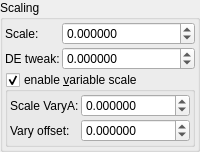
    <widget class="QGroupBox" name="groupBox_9">
     <property name="toolTip">
      <string/>
     </property>
     <property name="title">
      <string>Scaling</string>
     </property>
     <layout class="QVBoxLayout" name="verticalLayout_13" stretch="0,0">
      <property name="spacing">
       <number>2</number>
      </property>
      <property name="leftMargin">
       <number>2</number>
      </property>
      <property name="topMargin">
       <number>2</number>
      </property>
      <property name="rightMargin">
       <number>2</number>
      </property>
      <property name="bottomMargin">
       <number>2</number>
      </property>
      <item>
       <layout class="QGridLayout" name="gridLayout_32" columnstretch="0,1">
        <property name="spacing">
         <number>2</number>
        </property>
        <item row="2" column="0">
         <widget class="QLabel" name="label_152">
          <property name="text">
           <string>DE tweak:</string>
          </property>
         </widget>
        </item>
        <item row="1" column="1">
         <widget class="MyDoubleSpinBox" name="spinbox_transf_scale_1">
          <property name="sizePolicy">
           <sizepolicy hsizetype="Minimum" vsizetype="Maximum">
            <horstretch>0</horstretch>
            <verstretch>0</verstretch>
           </sizepolicy>
          </property>
          <property name="toolTip">
           <string>&lt;html&gt;&lt;head/&gt;&lt;body&gt;&lt;p&gt;Scale above 1.0 renders faster&lt;/p&gt;&lt;/body&gt;&lt;/html&gt;</string>
          </property>
          <property name="prefix">
           <string/>
          </property>
          <property name="suffix">
           <string/>
          </property>
          <property name="decimals">
           <number>6</number>
          </property>
          <property name="minimum">
           <double>-99.989999999999995</double>
          </property>
          <property name="maximum">
           <double>99.989999999999995</double>
          </property>
          <property name="singleStep">
           <double>0.100000000000000</double>
          </property>
         </widget>
        </item>
        <item row="1" column="0">
         <widget class="QLabel" name="label_8">
          <property name="text">
           <string>Scale:</string>
          </property>
         </widget>
        </item>
        <item row="2" column="1">
         <widget class="MyDoubleSpinBox" name="spinbox_analyticDE_offset_1">
          <property name="sizePolicy">
           <sizepolicy hsizetype="Minimum" vsizetype="Maximum">
            <horstretch>0</horstretch>
            <verstretch>0</verstretch>
           </sizepolicy>
          </property>
          <property name="toolTip">
           <string>&lt;html&gt;&lt;head/&gt;&lt;body&gt;&lt;p&gt;Reduce DE tweak until quality is affected&lt;/p&gt;&lt;/body&gt;&lt;/html&gt;</string>
          </property>
          <property name="prefix">
           <string/>
          </property>
          <property name="suffix">
           <string/>
          </property>
          <property name="decimals">
           <number>6</number>
          </property>
          <property name="minimum">
           <double>-99.989999999999995</double>
          </property>
          <property name="maximum">
           <double>99.989999999999995</double>
          </property>
          <property name="singleStep">
           <double>0.100000000000000</double>
          </property>
         </widget>
        </item>
       </layout>
      </item>
      <item>
       <widget class="MyGroupBox" name="groupCheck_transf_function_enabledK_false">
        <property name="title">
         <string>enable &amp;variable scale</string>
        </property>
        <property name="checkable">
         <bool>true</bool>
        </property>
        <layout class="QVBoxLayout" name="verticalLayout_15" stretch="0">
         <property name="spacing">
          <number>2</number>
         </property>
         <property name="leftMargin">
          <number>2</number>
         </property>
         <property name="topMargin">
          <number>2</number>
         </property>
         <property name="rightMargin">
          <number>2</number>
         </property>
         <property name="bottomMargin">
          <number>2</number>
         </property>
         <item>
          <layout class="QGridLayout" name="gridLayout_31" columnstretch="0,1">
           <property name="spacing">
            <number>2</number>
           </property>
           <item row="1" column="1">
            <widget class="MyDoubleSpinBox" name="spinbox_transf_scale_vary_0">
             <property name="sizePolicy">
              <sizepolicy hsizetype="Minimum" vsizetype="Maximum">
               <horstretch>0</horstretch>
               <verstretch>0</verstretch>
              </sizepolicy>
             </property>
             <property name="prefix">
              <string/>
             </property>
             <property name="suffix">
              <string/>
             </property>
             <property name="decimals">
              <number>6</number>
             </property>
             <property name="minimum">
              <double>-99.989999999999995</double>
             </property>
             <property name="maximum">
              <double>99.989999999999995</double>
             </property>
             <property name="singleStep">
              <double>0.100000000000000</double>
             </property>
            </widget>
           </item>
           <item row="2" column="1">
            <widget class="MyDoubleSpinBox" name="spinbox_transf_scaleC_1">
             <property name="sizePolicy">
              <sizepolicy hsizetype="Minimum" vsizetype="Maximum">
               <horstretch>0</horstretch>
               <verstretch>0</verstretch>
              </sizepolicy>
             </property>
             <property name="prefix">
              <string/>
             </property>
             <property name="suffix">
              <string/>
             </property>
             <property name="decimals">
              <number>6</number>
             </property>
             <property name="minimum">
              <double>-99.989999999999995</double>
             </property>
             <property name="maximum">
              <double>99.989999999999995</double>
             </property>
             <property name="singleStep">
              <double>0.100000000000000</double>
             </property>
            </widget>
           </item>
           <item row="2" column="0">
            <widget class="QLabel" name="label_150">
             <property name="text">
              <string>Vary offset:</string>
             </property>
            </widget>
           </item>
           <item row="1" column="0">
            <widget class="QLabel" name="label_145">
             <property name="text">
              <string>Scale VaryA:</string>
             </property>
            </widget>
           </item>
          </layout>
         </item>
        </layout>
       </widget>
      </item>
     </layout>
    </widget>
